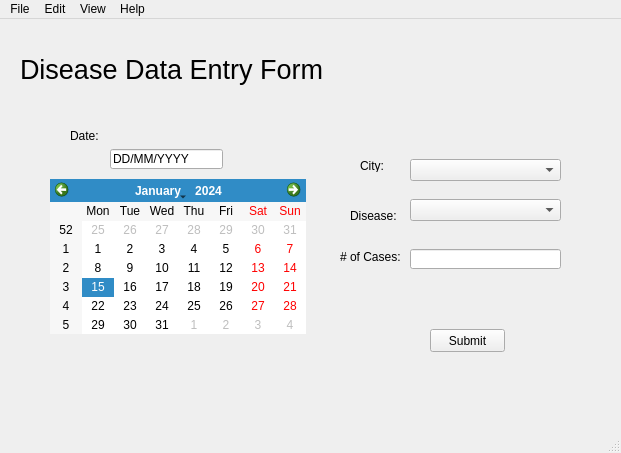
<?xml version="1.0" encoding="UTF-8"?>
<ui version="4.0">
 <class>AddDiseaseWindow</class>
 <widget class="QMainWindow" name="AddDiseaseWindow">
  <property name="geometry">
   <rect>
    <x>0</x>
    <y>0</y>
    <width>621</width>
    <height>453</height>
   </rect>
  </property>
  <property name="windowTitle">
   <string>MainWindow</string>
  </property>
  <widget class="QWidget" name="centralwidget">
   <widget class="QLabel" name="label">
    <property name="geometry">
     <rect>
      <x>20</x>
      <y>30</y>
      <width>311</width>
      <height>41</height>
     </rect>
    </property>
    <property name="font">
     <font>
      <pointsize>20</pointsize>
     </font>
    </property>
    <property name="text">
     <string>Disease Data Entry Form</string>
    </property>
    <property name="scaledContents">
     <bool>false</bool>
    </property>
   </widget>
   <widget class="QLabel" name="label_2">
    <property name="geometry">
     <rect>
      <x>70</x>
      <y>110</y>
      <width>46</width>
      <height>13</height>
     </rect>
    </property>
    <property name="text">
     <string>Date:</string>
    </property>
   </widget>
   <widget class="QLineEdit" name="lineEdit">
    <property name="geometry">
     <rect>
      <x>110</x>
      <y>130</y>
      <width>113</width>
      <height>20</height>
     </rect>
    </property>
    <property name="text">
     <string>DD/MM/YYYY</string>
    </property>
   </widget>
   <widget class="QCalendarWidget" name="calendarWidget">
    <property name="geometry">
     <rect>
      <x>50</x>
      <y>160</y>
      <width>256</width>
      <height>155</height>
     </rect>
    </property>
   </widget>
   <widget class="QLabel" name="label_3">
    <property name="geometry">
     <rect>
      <x>360</x>
      <y>140</y>
      <width>46</width>
      <height>13</height>
     </rect>
    </property>
    <property name="text">
     <string>City:</string>
    </property>
   </widget>
   <widget class="QComboBox" name="comboBox">
    <property name="geometry">
     <rect>
      <x>410</x>
      <y>140</y>
      <width>151</width>
      <height>22</height>
     </rect>
    </property>
   </widget>
   <widget class="QLabel" name="label_4">
    <property name="geometry">
     <rect>
      <x>350</x>
      <y>190</y>
      <width>46</width>
      <height>13</height>
     </rect>
    </property>
    <property name="text">
     <string>Disease:</string>
    </property>
   </widget>
   <widget class="QLabel" name="label_5">
    <property name="geometry">
     <rect>
      <x>340</x>
      <y>230</y>
      <width>61</width>
      <height>16</height>
     </rect>
    </property>
    <property name="text">
     <string># of Cases:</string>
    </property>
   </widget>
   <widget class="QComboBox" name="comboBox_2">
    <property name="geometry">
     <rect>
      <x>410</x>
      <y>180</y>
      <width>151</width>
      <height>22</height>
     </rect>
    </property>
   </widget>
   <widget class="QLineEdit" name="lineEdit_2">
    <property name="geometry">
     <rect>
      <x>410</x>
      <y>230</y>
      <width>151</width>
      <height>20</height>
     </rect>
    </property>
   </widget>
   <widget class="QPushButton" name="pushButton">
    <property name="geometry">
     <rect>
      <x>430</x>
      <y>310</y>
      <width>75</width>
      <height>23</height>
     </rect>
    </property>
    <property name="text">
     <string>Submit</string>
    </property>
   </widget>
  </widget>
  <widget class="QMenuBar" name="menubar">
   <property name="geometry">
    <rect>
     <x>0</x>
     <y>0</y>
     <width>621</width>
     <height>22</height>
    </rect>
   </property>
   <widget class="QMenu" name="menuFile">
    <property name="title">
     <string>File</string>
    </property>
    <addaction name="actionClose"/>
   </widget>
   <widget class="QMenu" name="menuEdit">
    <property name="title">
     <string>Edit</string>
    </property>
   </widget>
   <widget class="QMenu" name="menuView">
    <property name="title">
     <string>View</string>
    </property>
    <addaction name="actionZoom_In"/>
    <addaction name="actionZoom_Out"/>
   </widget>
   <widget class="QMenu" name="menuHelp">
    <property name="title">
     <string>Help</string>
    </property>
   </widget>
   <addaction name="menuFile"/>
   <addaction name="menuEdit"/>
   <addaction name="menuView"/>
   <addaction name="menuHelp"/>
  </widget>
  <widget class="QStatusBar" name="statusbar"/>
  <action name="actionClose">
   <property name="text">
    <string>Close</string>
   </property>
  </action>
  <action name="actionZoom_In">
   <property name="text">
    <string>Zoom In</string>
   </property>
  </action>
  <action name="actionZoom_Out">
   <property name="text">
    <string>Zoom Out</string>
   </property>
  </action>
 </widget>
 <resources/>
 <connections/>
</ui>
